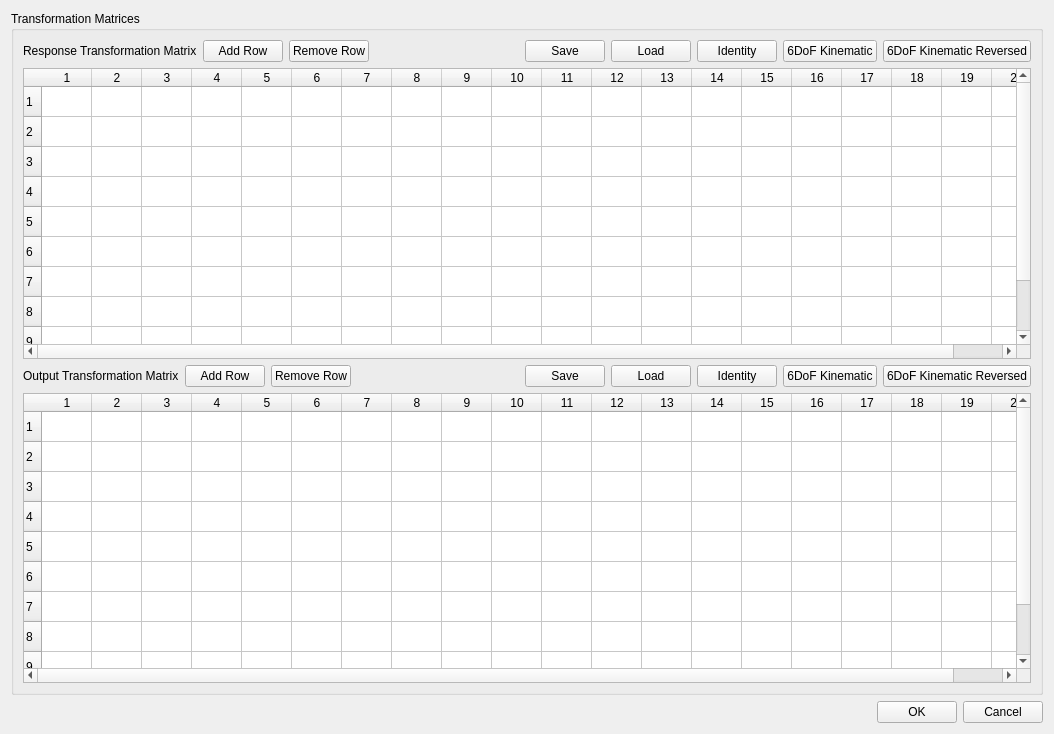
<?xml version="1.0" encoding="UTF-8"?>
<ui version="4.0">
 <class>Form</class>
 <widget class="QWidget" name="Form">
  <property name="geometry">
   <rect>
    <x>0</x>
    <y>0</y>
    <width>1054</width>
    <height>734</height>
   </rect>
  </property>
  <property name="windowTitle">
   <string>Form</string>
  </property>
  <layout class="QVBoxLayout" name="verticalLayout">
   <item>
    <widget class="QGroupBox" name="transformation_matrices_panel">
     <property name="title">
      <string>Transformation Matrices</string>
     </property>
     <layout class="QVBoxLayout" name="verticalLayout_8">
      <item>
       <layout class="QHBoxLayout" name="response_transformation_button_layout">
        <item>
         <widget class="QLabel" name="response_transformation_label">
          <property name="text">
           <string>Response Transformation Matrix</string>
          </property>
         </widget>
        </item>
        <item>
         <widget class="QPushButton" name="response_transformation_add_row_button">
          <property name="text">
           <string>Add Row</string>
          </property>
         </widget>
        </item>
        <item>
         <widget class="QPushButton" name="response_transformation_remove_row_button">
          <property name="text">
           <string>Remove Row</string>
          </property>
         </widget>
        </item>
        <item>
         <spacer name="response_transformation_button_spacer">
          <property name="orientation">
           <enum>Qt::Horizontal</enum>
          </property>
          <property name="sizeHint" stdset="0">
           <size>
            <width>40</width>
            <height>20</height>
           </size>
          </property>
         </spacer>
        </item>
        <item>
         <widget class="QPushButton" name="response_transformation_save_matrix_button">
          <property name="text">
           <string>Save</string>
          </property>
         </widget>
        </item>
        <item>
         <widget class="QPushButton" name="response_transformation_load_matrix_button">
          <property name="text">
           <string>Load</string>
          </property>
         </widget>
        </item>
        <item>
         <widget class="QPushButton" name="response_transformation_identity_button">
          <property name="text">
           <string>Identity</string>
          </property>
         </widget>
        </item>
        <item>
         <widget class="QPushButton" name="response_transformation_6dof_kinematic_button">
          <property name="text">
           <string>6DoF Kinematic</string>
          </property>
         </widget>
        </item>
        <item>
         <widget class="QPushButton" name="response_transformation_reversed_6dof_kinematic_button">
          <property name="text">
           <string>6DoF Kinematic Reversed</string>
          </property>
         </widget>
        </item>
       </layout>
      </item>
      <item>
       <widget class="QTableWidget" name="response_transformation_matrix">
        <property name="rowCount">
         <number>10</number>
        </property>
        <property name="columnCount">
         <number>20</number>
        </property>
        <attribute name="horizontalHeaderMinimumSectionSize">
         <number>30</number>
        </attribute>
        <attribute name="horizontalHeaderDefaultSectionSize">
         <number>50</number>
        </attribute>
        <row/>
        <row/>
        <row/>
        <row/>
        <row/>
        <row/>
        <row/>
        <row/>
        <row/>
        <row/>
        <column/>
        <column/>
        <column/>
        <column/>
        <column/>
        <column/>
        <column/>
        <column/>
        <column/>
        <column/>
        <column/>
        <column/>
        <column/>
        <column/>
        <column/>
        <column/>
        <column/>
        <column/>
        <column/>
        <column/>
       </widget>
      </item>
      <item>
       <layout class="QHBoxLayout" name="output_transformation_button_layout">
        <item>
         <widget class="QLabel" name="output_transformation_label">
          <property name="text">
           <string>Output Transformation Matrix</string>
          </property>
         </widget>
        </item>
        <item>
         <widget class="QPushButton" name="output_transformation_add_row_button">
          <property name="text">
           <string>Add Row</string>
          </property>
         </widget>
        </item>
        <item>
         <widget class="QPushButton" name="output_transformation_remove_row_button">
          <property name="text">
           <string>Remove Row</string>
          </property>
         </widget>
        </item>
        <item>
         <spacer name="output_transformation_button_spacer">
          <property name="orientation">
           <enum>Qt::Horizontal</enum>
          </property>
          <property name="sizeHint" stdset="0">
           <size>
            <width>40</width>
            <height>20</height>
           </size>
          </property>
         </spacer>
        </item>
        <item>
         <widget class="QPushButton" name="output_transformation_save_matrix_button">
          <property name="text">
           <string>Save</string>
          </property>
         </widget>
        </item>
        <item>
         <widget class="QPushButton" name="output_transformation_load_matrix_button">
          <property name="text">
           <string>Load</string>
          </property>
         </widget>
        </item>
        <item>
         <widget class="QPushButton" name="output_transformation_identity_button">
          <property name="text">
           <string>Identity</string>
          </property>
         </widget>
        </item>
        <item>
         <widget class="QPushButton" name="output_transformation_6dof_kinematic_button">
          <property name="text">
           <string>6DoF Kinematic</string>
          </property>
         </widget>
        </item>
        <item>
         <widget class="QPushButton" name="output_transformation_reversed_6dof_kinematic_button">
          <property name="text">
           <string>6DoF Kinematic Reversed</string>
          </property>
         </widget>
        </item>
       </layout>
      </item>
      <item>
       <widget class="QTableWidget" name="output_transformation_matrix">
        <property name="rowCount">
         <number>10</number>
        </property>
        <property name="columnCount">
         <number>20</number>
        </property>
        <attribute name="horizontalHeaderMinimumSectionSize">
         <number>30</number>
        </attribute>
        <attribute name="horizontalHeaderDefaultSectionSize">
         <number>50</number>
        </attribute>
        <row/>
        <row/>
        <row/>
        <row/>
        <row/>
        <row/>
        <row/>
        <row/>
        <row/>
        <row/>
        <column/>
        <column/>
        <column/>
        <column/>
        <column/>
        <column/>
        <column/>
        <column/>
        <column/>
        <column/>
        <column/>
        <column/>
        <column/>
        <column/>
        <column/>
        <column/>
        <column/>
        <column/>
        <column/>
        <column/>
       </widget>
      </item>
     </layout>
    </widget>
   </item>
   <item>
    <layout class="QHBoxLayout" name="horizontalLayout">
     <item>
      <spacer name="horizontalSpacer">
       <property name="orientation">
        <enum>Qt::Horizontal</enum>
       </property>
       <property name="sizeHint" stdset="0">
        <size>
         <width>40</width>
         <height>20</height>
        </size>
       </property>
      </spacer>
     </item>
     <item>
      <widget class="QPushButton" name="ok_button">
       <property name="text">
        <string>OK</string>
       </property>
      </widget>
     </item>
     <item>
      <widget class="QPushButton" name="cancel_button">
       <property name="text">
        <string>Cancel</string>
       </property>
      </widget>
     </item>
    </layout>
   </item>
  </layout>
 </widget>
 <resources/>
 <connections/>
</ui>
